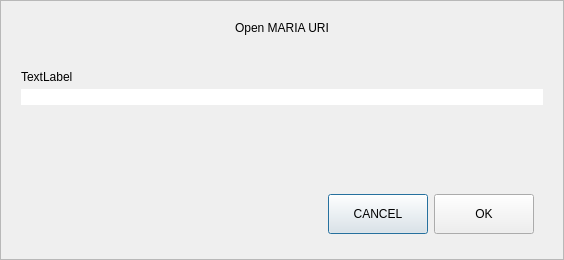
<?xml version="1.0" encoding="UTF-8"?>
<ui version="4.0">
 <class>OpenURIDialog</class>
 <widget class="QDialog" name="OpenURIDialog">
  <property name="geometry">
   <rect>
    <x>0</x>
    <y>0</y>
    <width>564</width>
    <height>260</height>
   </rect>
  </property>
  <property name="windowTitle">
   <string>Open URI</string>
  </property>
  <layout class="QVBoxLayout" name="verticalLayout">
   <property name="spacing">
    <number>0</number>
   </property>
   <property name="leftMargin">
    <number>0</number>
   </property>
   <property name="topMargin">
    <number>0</number>
   </property>
   <property name="rightMargin">
    <number>0</number>
   </property>
   <property name="bottomMargin">
    <number>0</number>
   </property>
   <item>
    <widget class="QFrame" name="frame">
     <property name="frameShape">
      <enum>QFrame::StyledPanel</enum>
     </property>
     <property name="frameShadow">
      <enum>QFrame::Raised</enum>
     </property>
     <layout class="QVBoxLayout" name="verticalLayout_2">
      <property name="spacing">
       <number>5</number>
      </property>
      <property name="leftMargin">
       <number>20</number>
      </property>
      <property name="topMargin">
       <number>20</number>
      </property>
      <property name="rightMargin">
       <number>20</number>
      </property>
      <property name="bottomMargin">
       <number>16</number>
      </property>
      <item>
       <widget class="QLabel" name="labelTitle">
        <property name="text">
         <string>Open MARIA URI</string>
        </property>
        <property name="alignment">
         <set>Qt::AlignCenter</set>
        </property>
       </widget>
      </item>
      <item>
       <spacer name="verticalSpacer_2">
        <property name="orientation">
         <enum>Qt::Vertical</enum>
        </property>
        <property name="sizeType">
         <enum>QSizePolicy::Fixed</enum>
        </property>
        <property name="sizeHint" stdset="0">
         <size>
          <width>20</width>
          <height>30</height>
         </size>
        </property>
       </spacer>
      </item>
      <item>
       <widget class="QLabel" name="labelSubtitle">
        <property name="text">
         <string notr="true">TextLabel</string>
        </property>
       </widget>
      </item>
      <item>
       <layout class="QHBoxLayout" name="horizontalLayout">
        <property name="spacing">
         <number>0</number>
        </property>
        <item>
         <widget class="QValidatedLineEdit" name="uriEdit">
          <property name="styleSheet">
           <string notr="true">#uriEdit{
	border-top-right-radius:0px;
	border-bottom-right-radius:0px;
}</string>
          </property>
         </widget>
        </item>
       </layout>
      </item>
      <item>
       <spacer name="verticalSpacer">
        <property name="orientation">
         <enum>Qt::Vertical</enum>
        </property>
        <property name="sizeHint" stdset="0">
         <size>
          <width>20</width>
          <height>40</height>
         </size>
        </property>
       </spacer>
      </item>
      <item>
       <widget class="QWidget" name="widget" native="true">
        <property name="minimumSize">
         <size>
          <width>0</width>
          <height>50</height>
         </size>
        </property>
        <layout class="QHBoxLayout" name="horizontalLayout_2">
         <item>
          <spacer name="horizontalSpacer">
           <property name="orientation">
            <enum>Qt::Horizontal</enum>
           </property>
           <property name="sizeHint" stdset="0">
            <size>
             <width>289</width>
             <height>20</height>
            </size>
           </property>
          </spacer>
         </item>
         <item>
          <widget class="QPushButton" name="pushButtonCancel">
           <property name="minimumSize">
            <size>
             <width>100</width>
             <height>40</height>
            </size>
           </property>
           <property name="text">
            <string>CANCEL</string>
           </property>
          </widget>
         </item>
         <item>
          <widget class="QPushButton" name="pushButtonOK">
           <property name="minimumSize">
            <size>
             <width>100</width>
             <height>40</height>
            </size>
           </property>
           <property name="text">
            <string>OK</string>
           </property>
          </widget>
         </item>
        </layout>
       </widget>
      </item>
     </layout>
    </widget>
   </item>
  </layout>
 </widget>
 <customwidgets>
  <customwidget>
   <class>QValidatedLineEdit</class>
   <extends>QLineEdit</extends>
   <header>qvalidatedlineedit.h</header>
  </customwidget>
 </customwidgets>
 <resources/>
 <connections/>
</ui>
